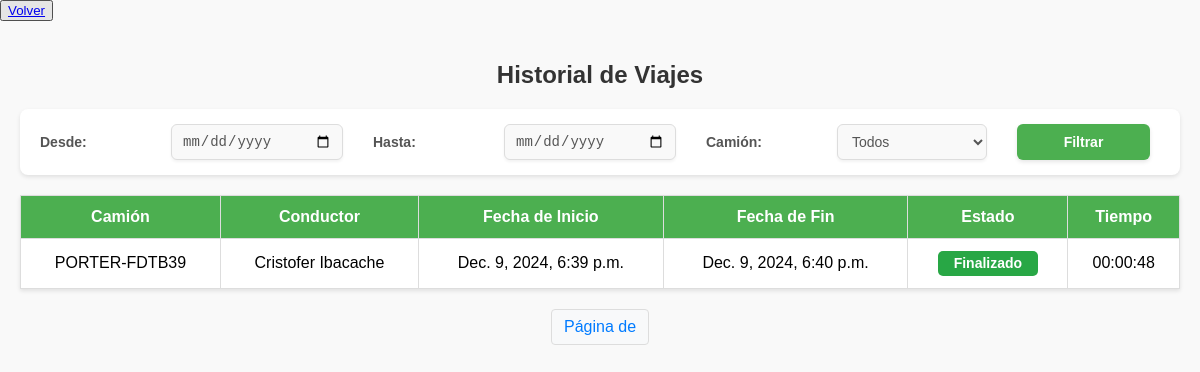
The page /camiones/historial-viajes-chofer/ (signed in) on the database as committed earlier.
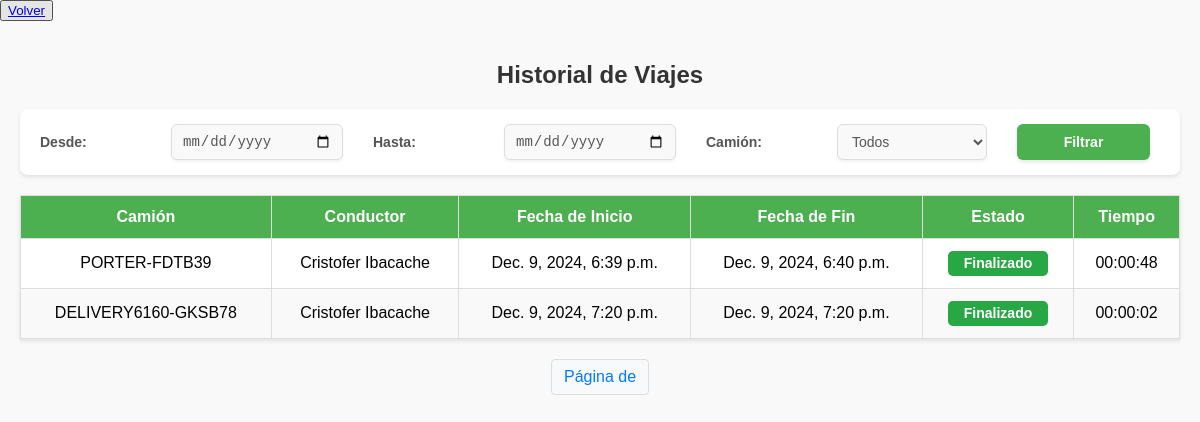
The same page on the database as committed later.
### camiones/models.py (models this page shows, shortened)
class HistorialViaje(models.Model):
    camion = models.ForeignKey(Camion, on_delete=models.CASCADE, related_name="viajes")
    chofer = models.ForeignKey(User, on_delete=models.CASCADE, related_name="viajes")
    fecha_inicio = models.DateTimeField()
    fecha_fin = models.DateTimeField(null=True, blank=True)
    ruta = models.TextField(null=True, blank=True)  # JSON con la ruta del viaje
    estado = models.CharField(max_length=50, default="En curso")
    latitud_inicial = models.FloatField(null=True, blank=True)
    longitud_inicial = models.FloatField(null=True, blank=True)
    latitud_final = models.FloatField(null=True, blank=True)
    longitud_final = models.FloatField(null=True, blank=True)
    duracion_total = models.DurationField(null=True, blank=True)
    @property
    def duracion_formateada(self):
        if self.duracion_total is None or self.duracion_total < timedelta(seconds=0):
            return "00:00:00"
        total_seconds = int(self.duracion_total.total_seconds())
        hours = total_seconds // 3600
        minutes = (total_seconds % 3600) // 60
        seconds = total_seconds % 60
        return f"{hours:02}:{minutes:02}:{seconds:02}"

class Camion(models.Model):
    nombre = models.CharField(max_length=100)
    patente = models.CharField(max_length=20, null=True, blank=True)
    marca = models.CharField(max_length=100, null=True, blank=True)
    modelo = models.CharField(max_length=100, null=True, blank=True)
    año = models.IntegerField(null=True, blank=True)
    color = models.CharField(max_length=50, null=True, blank=True)
    latitud = models.FloatField(null=True)
    longitud = models.FloatField(null=True)
    ultima_actualizacion = models.DateTimeField(auto_now=True)
    choferes_asignados = models.ManyToManyField(User, through='AsignacionChofer')

### camiones/views.py (the view)
# urls.py: path('historial-viajes-chofer/', views.historial_viajes_chofer, name='historial_viajes_chofer'),
@login_required
def historial_viajes_chofer(request):
    historial = HistorialViaje.objects.all()
    if not request.user.is_staff:  # Mostrar solo viajes del chofer
        historial = historial.filter(chofer=request.user)
    fecha_inicio = request.GET.get('fecha_inicio')
    fecha_fin = request.GET.get('fecha_fin')
    camion_id = request.GET.get('camion_id')
    if fecha_inicio:
        historial = historial.filter(fecha_inicio__gte=fecha_inicio)
    if fecha_fin:
        historial = historial.filter(fecha_fin__lte=fecha_fin)
    if camion_id:
        historial = historial.filter(camion_id=camion_id)
    return render(request, 'historial_viajes_chofer.html', {'historial': historial})

### camiones/templates/historial_viajes_chofer.html (shortened to what this page needs)
{% load static %}
<!DOCTYPE html>
<html lang="es">
<head>
    <link href="https://cdnjs.cloudflare.com/ajax/libs/font-awesome/5.15.4/css/all.min.css" rel="stylesheet">
    <link rel="stylesheet" href="{% static 'css/historial_menu.css' %}">
    <link rel="stylesheet" href="{% static 'css/historial.css' %}">
</head>
<body>
    <button><a href="{% url 'mostrar_mapa' %}">Volver</a></button>
    <div class="container">
        <h2>Historial de Viajes</h2>
        <form method="GET" action="">
            <label for="fecha_inicio">Desde:</label>
            <input type="date" name="fecha_inicio" id="fecha_inicio">
            <label for="fecha_fin">Hasta:</label>
            <input type="date" name="fecha_fin" id="fecha_fin">
            <label for="camion_id">Camión:</label>
            <select name="camion_id" id="camion_id">
                <option value="">Todos</option>
            </select>
            <button type="submit">Filtrar</button>
        </form>
        {% if historial %}
        <table>
            <thead>
                <tr>
                    <th>Camión</th>
                    <th>Conductor</th>
                    <th>Fecha de Inicio</th>
                    <th>Fecha de Fin</th>
                    <th>Estado</th>
                    <th>Tiempo</th>
                </tr>
            </thead>
            <tbody>
                {% for viaje in historial %}
                <tr>
                    <td>{{ viaje.camion.nombre }}</td>
                    <td>{{ viaje.chofer.first_name }} {{ viaje.chofer.last_name }}</td>
                    <td>{{ viaje.fecha_inicio }}</td>
                    <td>{{ viaje.fecha_fin|default:"En curso" }}</td>
                    <td>
                        {% if viaje.estado == "Finalizado" %}
                        <span class="estado-finalizado">Finalizado</span>
                        {% else %}
                        <span class="estado-en-curso">En curso</span>
                        {% endif %}
                    </td>
                    <td>{{ viaje.duracion_formateada }}</td>
                </tr>
                {% endfor %}
            </tbody>
        </table>
        <div class="pagination">
            <span class="current">Página {{ page_obj.number }} de {{ page_obj.paginator.num_pages }}</span>
        </div>
        {% else %}
        <p class="no-results">No se encontraron viajes para los filtros seleccionados.</p>
        {% endif %}
    </div>
</body>
</html>

Rows that differ between the two databases and show on the page:
added HistorialViaje: camion.nombre "DELIVERY6160-GKSB78", chofer.first_name "Cristofer", chofer.last_name "Ibacache", fecha_inicio "Dec. 9, 2024, 7:20 p.m.", fecha_fin "Dec. 9, 2024, 7:20 p.m.", estado "Finalizado", duracion_formateada "00:00:02"
